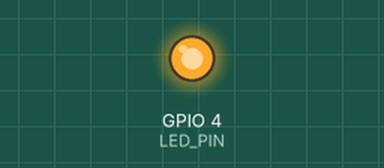
Bench run of a sketch on a simulated ESP32. On the bench: output pins drawn as LEDs (lit = HIGH). WiFi joins after 1.5 s; servers stay silent unless stated; no MQTT or app messages arrive unless stated; the camera gives no picture; what the sketch prints to the serial monitor is not drawn.

Above: at 1.9 s.
At 3.4 s:
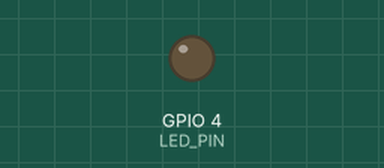
Timing chart, 0 to 4.9 s (numbered marks = the images above):
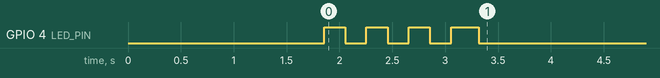

Measured:
- by itself, GPIO 4 (LED_PIN): alternates HIGH for 0.20 s and LOW for 0.20 s, 7 changes in all, then stays LOW

The sketch:

smart_meter.ino
```cpp
/*
 * Smart Electricity Meter - ESP32-CAM Firmware
 *
 * Reads electricity meter using:
 * 1. ESP32-CAM: Captures images → sends to server via MQTT for OCR
 *
 * MQTT Topics:
 *   smart-meter/{DEVICE_ID}/image   → Base64-encoded JPEG image
 *   smart-meter/{DEVICE_ID}/status  → Device heartbeat
 */

#include <WiFi.h>
#include <PubSubClient.h>
#include "esp_camera.h"
#include "base64.h"
#include <ArduinoJson.h>

// ═══════════════════════════════════════════
// CONFIGURATION - Edit these values
// ═══════════════════════════════════════════

// WiFi
#define WIFI_SSID       "Thuc Tu"
#define WIFI_PASSWORD   "88886666"

// MQTT
#define MQTT_BROKER     "broker.hivemq.com"
#define MQTT_PORT       1883
#define MQTT_USERNAME   ""
#define MQTT_PASSWORD   ""

// Device ID (unique per meter)
#define DEVICE_ID       "meter-001"

// Timing (milliseconds)
#define CAPTURE_INTERVAL_MS    21600000UL  // 6 hours
#define STATUS_INTERVAL        60000UL     // 1 minute heartbeat
#define WIFI_RETRY_DELAY       5000

// Status LED
#define LED_PIN                4      // Built-in flash LED

// ═══════════════════════════════════════════
// ESP32-CAM Pin Configuration (AI-Thinker)
// ═══════════════════════════════════════════
#define PWDN_GPIO_NUM    32
#define RESET_GPIO_NUM   -1
#define XCLK_GPIO_NUM     0
#define SIOD_GPIO_NUM    26
#define SIOC_GPIO_NUM    27
#define Y9_GPIO_NUM      35
#define Y8_GPIO_NUM      34
#define Y7_GPIO_NUM      39
#define Y6_GPIO_NUM      36
#define Y5_GPIO_NUM      21
#define Y4_GPIO_NUM      19
#define Y3_GPIO_NUM      18
#define Y2_GPIO_NUM       5
#define VSYNC_GPIO_NUM   25
#define HREF_GPIO_NUM    23
#define PCLK_GPIO_NUM    22

// ═══════════════════════════════════════════
// GLOBAL VARIABLES
// ═══════════════════════════════════════════

WiFiClient espClient;
PubSubClient mqtt(espClient);

// MQTT topics
char topicImage[64];
char topicStatus[64];

// Timing
unsigned long lastCapture = 0;
unsigned long lastStatus = 0;

// ═══════════════════════════════════════════
// SETUP
// ═══════════════════════════════════════════

void setup() {
    Serial.begin(115200);
    Serial.println("\n=== Smart Electricity Meter ===");

    // LED
    pinMode(LED_PIN, OUTPUT);
    digitalWrite(LED_PIN, LOW);

    // Build MQTT topics
    snprintf(topicImage,  sizeof(topicImage),  "smart-meter/%s/image",  DEVICE_ID);
    snprintf(topicStatus, sizeof(topicStatus), "smart-meter/%s/status", DEVICE_ID);

    // Init camera
    initCamera();

    // Connect WiFi
    connectWiFi();

    // Setup MQTT
    mqtt.setServer(MQTT_BROKER, MQTT_PORT);
    mqtt.setBufferSize(50000); // Large buffer for base64 images
    connectMQTT();

    Serial.println("Setup complete. Running...");
    blinkLED(3, 200);
}

// ═══════════════════════════════════════════
// MAIN LOOP
// ═══════════════════════════════════════════

void loop() {
    // Maintain connections
    if (WiFi.status() != WL_CONNECTED) {
        connectWiFi();
    }
    if (!mqtt.connected()) {
        connectMQTT();
    }
    mqtt.loop();

    unsigned long now = millis();

    // Capture image at interval
    if (now - lastCapture >= CAPTURE_INTERVAL_MS || lastCapture == 0) {
        captureAndSendImage();
        lastCapture = now;
    }


    // Send status heartbeat
    if (now - lastStatus >= STATUS_INTERVAL) {
        sendStatus();
        lastStatus = now;
    }

    delay(100);
}

// ═══════════════════════════════════════════
// CAMERA
// ═══════════════════════════════════════════

void initCamera() {
    camera_config_t config;
    config.ledc_channel = LEDC_CHANNEL_0;
    config.ledc_timer   = LEDC_TIMER_0;
    config.pin_d0       = Y2_GPIO_NUM;
    config.pin_d1       = Y3_GPIO_NUM;
    config.pin_d2       = Y4_GPIO_NUM;
    config.pin_d3       = Y5_GPIO_NUM;
    config.pin_d4       = Y6_GPIO_NUM;
    config.pin_d5       = Y7_GPIO_NUM;
    config.pin_d6       = Y8_GPIO_NUM;
    config.pin_d7       = Y9_GPIO_NUM;
    config.pin_xclk     = XCLK_GPIO_NUM;
    config.pin_pclk     = PCLK_GPIO_NUM;
    config.pin_vsync    = VSYNC_GPIO_NUM;
    config.pin_href     = HREF_GPIO_NUM;
    config.pin_sccb_sda = SIOD_GPIO_NUM;
    config.pin_sccb_scl = SIOC_GPIO_NUM;
    config.pin_pwdn     = PWDN_GPIO_NUM;
    config.pin_reset    = RESET_GPIO_NUM;
    config.xclk_freq_hz = 20000000;
    config.pixel_format = PIXFORMAT_JPEG;

    // Lower resolution for faster transfer
    config.frame_size   = FRAMESIZE_VGA;  // 640x480
    config.jpeg_quality = 12;
    config.fb_count     = 1;

    esp_err_t err = esp_camera_init(&config);
    if (err != ESP_OK) {
        Serial.printf("Camera init FAILED: 0x%x\n", err);
        return;
    }

    // Adjust camera settings for meter reading
    sensor_t *s = esp_camera_sensor_get();
    s->set_brightness(s, 1);
    s->set_contrast(s, 1);
    s->set_saturation(s, -1);
    s->set_whitebal(s, 1);

    Serial.println("Camera initialized OK");
}

void captureAndSendImage() {
    Serial.println("Capturing image...");

    // Turn on LED flash
    digitalWrite(LED_PIN, HIGH);
    delay(200);

    camera_fb_t *fb = esp_camera_fb_get();

    digitalWrite(LED_PIN, LOW);

    if (!fb) {
        Serial.println("Camera capture failed!");
        return;
    }

    Serial.printf("Image captured: %d bytes\n", fb->len);

    // Encode to base64
    String base64Image = base64::encode(fb->buf, fb->len);
    esp_camera_fb_return(fb);

    // Build JSON payload
    StaticJsonDocument<256> doc;
    doc["device_id"] = DEVICE_ID;
    doc["image"] = base64Image;
    doc["timestamp"] = millis();

    String payload;
    serializeJson(doc, payload);

    // Publish via MQTT (may need chunking for large images)
    if (mqtt.publish(topicImage, payload.c_str())) {
        Serial.println("Image sent via MQTT");
    } else {
        Serial.println("Image send FAILED (too large?)");
    }
}


// ═══════════════════════════════════════════
// STATUS HEARTBEAT
// ═══════════════════════════════════════════

void sendStatus() {
    StaticJsonDocument<128> doc;
    doc["device_id"] = DEVICE_ID;
    doc["status"] = "active";
    doc["uptime_ms"] = millis();
    doc["wifi_rssi"] = WiFi.RSSI();
    doc["free_heap"] = ESP.getFreeHeap();


    String payload;
    serializeJson(doc, payload);

    mqtt.publish(topicStatus, payload.c_str());
}

// ═══════════════════════════════════════════
// CONNECTIVITY
// ═══════════════════════════════════════════

void connectWiFi() {
    Serial.printf("Connecting to WiFi: %s", WIFI_SSID);
    WiFi.begin(WIFI_SSID, WIFI_PASSWORD);

    int retries = 0;
    while (WiFi.status() != WL_CONNECTED && retries < 20) {
        delay(500);
        Serial.print(".");
        retries++;
    }

    if (WiFi.status() == WL_CONNECTED) {
        Serial.printf("\nWiFi connected! IP: %s\n", WiFi.localIP().toString().c_str());
    } else {
        Serial.println("\nWiFi FAILED. Will retry...");
    }
}

void connectMQTT() {
    // Build LWT (Last Will and Testament) payload
    // Broker sends this automatically if ESP32 disconnects unexpectedly
    StaticJsonDocument<128> willDoc;
    willDoc["device_id"] = DEVICE_ID;
    willDoc["status"] = "offline";
    String willPayload;
    serializeJson(willDoc, willPayload);

    int retries = 0;
    while (!mqtt.connected() && retries < 5) {
        Serial.printf("Connecting to MQTT %s:%d...\n", MQTT_BROKER, MQTT_PORT);

        bool connected;
        if (strlen(MQTT_USERNAME) > 0) {
            connected = mqtt.connect(
                DEVICE_ID,
                MQTT_USERNAME, MQTT_PASSWORD,
                topicStatus,              // will topic
                0,                        // will QoS
                true,                     // will retain
                willPayload.c_str()       // will message
            );
        } else {
            connected = mqtt.connect(
                DEVICE_ID,
                NULL, NULL,               // no user/pass
                topicStatus,              // will topic
                0,                        // will QoS
                true,                     // will retain
                willPayload.c_str()       // will message
            );
        }

        if (connected) {
            Serial.println("MQTT connected (with LWT)!");

            // Immediately publish online status on connect
            sendStatus();
            return;
        }

        Serial.printf("MQTT failed (rc=%d). Retrying...\n", mqtt.state());
        delay(WIFI_RETRY_DELAY);
        retries++;
    }
}

// ═══════════════════════════════════════════
// UTILITIES
// ═══════════════════════════════════════════

void blinkLED(int times, int delayMs) {
    for (int i = 0; i < times; i++) {
        digitalWrite(LED_PIN, HIGH);
        delay(delayMs);
        digitalWrite(LED_PIN, LOW);
        delay(delayMs);
    }
}
```
